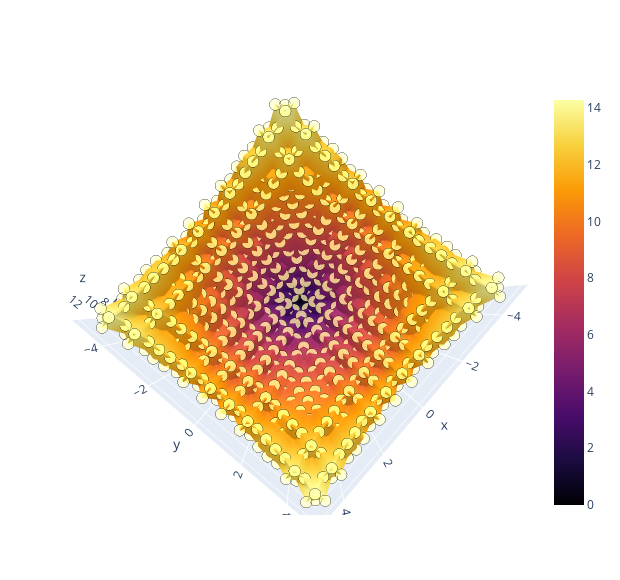

The code cell stored with this chart in its notebook:
### Code cell
def algorithm_1(function, bounds, rel_threshold = None, abs_threshold = None, confidence=1, convergence=5, N_max=100):
    n_x = len(bounds[0])
    N_converged = [False] * n_x
    N = [3] * n_x
    f_p_x_history = None
    a_p_x_history = None
    f_p_x = None
    a_p_x = None
    while np.any(np.array(N_converged)==False) and np.product(N)<=N_max:
        f_p_x, a_p_x, f_range = dft_peaks_1(
            function      = function, 
            bounds        = bounds, 
            n_sample_dim  = N, 
            plot          = False,
            rel_threshold = rel_threshold,
            abs_threshold = abs_threshold)
        f_p_x = np.array(f_p_x)
        a_p_x = np.array(a_p_x)
        f_p_x_history = np.concatenate((f_p_x_history, f_p_x.reshape(1,-1))) if f_p_x_history is not None else f_p_x.reshape(1,-1)
        a_p_x_history = np.concatenate((a_p_x_history, a_p_x.reshape(1,-1))) if a_p_x_history is not None else a_p_x.reshape(1,-1)

        if len(f_p_x_history) >= convergence:
            for x_i in range(n_x):
                cond = np.array([f_p_x_history[-1-con_i][x_i] == f_p_x_history[-2-con_i][x_i] for con_i in range(0, convergence-1)])
                variance = np.var(a_p_x_history[-convergence:, x_i]/f_p_x_history[-convergence:, x_i])
                sigma = variance ** (1/2.)
#                 print(f_p_x_history[-convergence:, x_i])
#                 print(variance)
#                 mean = np.mean(f_p_x_history[-convergence:,x_i])
                rel_threshold = rel_threshold if rel_threshold is not None else np.infty
                abs_threshold = abs_threshold if abs_threshold is not None else np.infty
                threshold = np.min([rel_threshold * f_range, abs_threshold])
                
                if np.abs(sigma) * confidence<=threshold:        
                    N_converged[x_i] = True

                else:
                    N_converged[x_i] = False
                    N[x_i] += 1

        else:
            for x_i in range(n_x):
                N[x_i] += 1
    return f_p_x-1, a_p_x



for f in [F2D[1]]:
    print(f.__str__())
#     print(f)
#     F = f
#     f_conv, a_conv = algorithm_1(F, F.bounds, rel_threshold=0.01, confidence=5, convergence=20, N_max=1e5)
#     print(int(np.product(N_)))

    f_p_x, a_p_x, f_range = dft_peaks_1(
        function      = f, 
        bounds        = f.bounds, 
        n_sample_dim  = np.array([500,500]), 
        plot          = False,
        rel_threshold = 0.01,
        abs_threshold = False)
    
    N_ = np.array(f_p_x) * 2 + 1
    
    print(np.product(N_))

    plot_f_from_grid(f, grid_sample_domain(f.bounds,  # Generate meshgrid if init
                                           [np.max([N_[0],3]), np.max([N_[1],3])],
                                           flatten=False,
                                           endpoint=True), samples=True)

### Figure 1 — Plotly figure (JSON) as saved in the notebook; plotly's stock layout.template omitted (floating-point values rounded to 4 significant figures; data arrays with more than 128 entries replaced by an {"elided": "..."} marker saying what was removed)
{"data": [{"colorscale": [[0, "#000004"], [0.1111, "#1b0c41"], [0.2222, "#4a0c6b"], [0.3333, "#781c6d"], [0.4444, "#a52c60"], [0.5556, "#cf4446"], [0.6667, "#ed6925"], [0.7778, "#fb9b06"], [0.8889, "#f7d13d"], [1, "#fcffa4"]], "type": "surface", "x": {"elided": "23x23 float values"}, "y": {"elided": "23x23 float values"}, "z": {"elided": "23x23 float values"}}, {"marker": {"color": "rgba(255,255,153,0.8)", "line": {"color": "black", "width": 1.5}, "opacity": 0.7, "size": 4}, "mode": "markers", "type": "scatter3d", "x": {"elided": "529 float values"}, "y": {"elided": "529 float values"}, "z": {"elided": "529 float values"}}], "layout": {"autosize": false, "height": 580, "margin": {"b": 65, "l": 65, "r": 50, "t": 90}, "scene": {"aspectmode": "cube", "aspectratio": {"x": 1, "y": 1, "z": 1}, "camera": {"center": {"x": 0, "y": 0, "z": -0.2}, "eye": {"x": 1.064e-16, "y": 9.102e-17, "z": 2.086}, "projection": {"type": "perspective"}, "up": {"x": 0, "y": 0, "z": 1}}}, "title": {}, "width": 620}}
